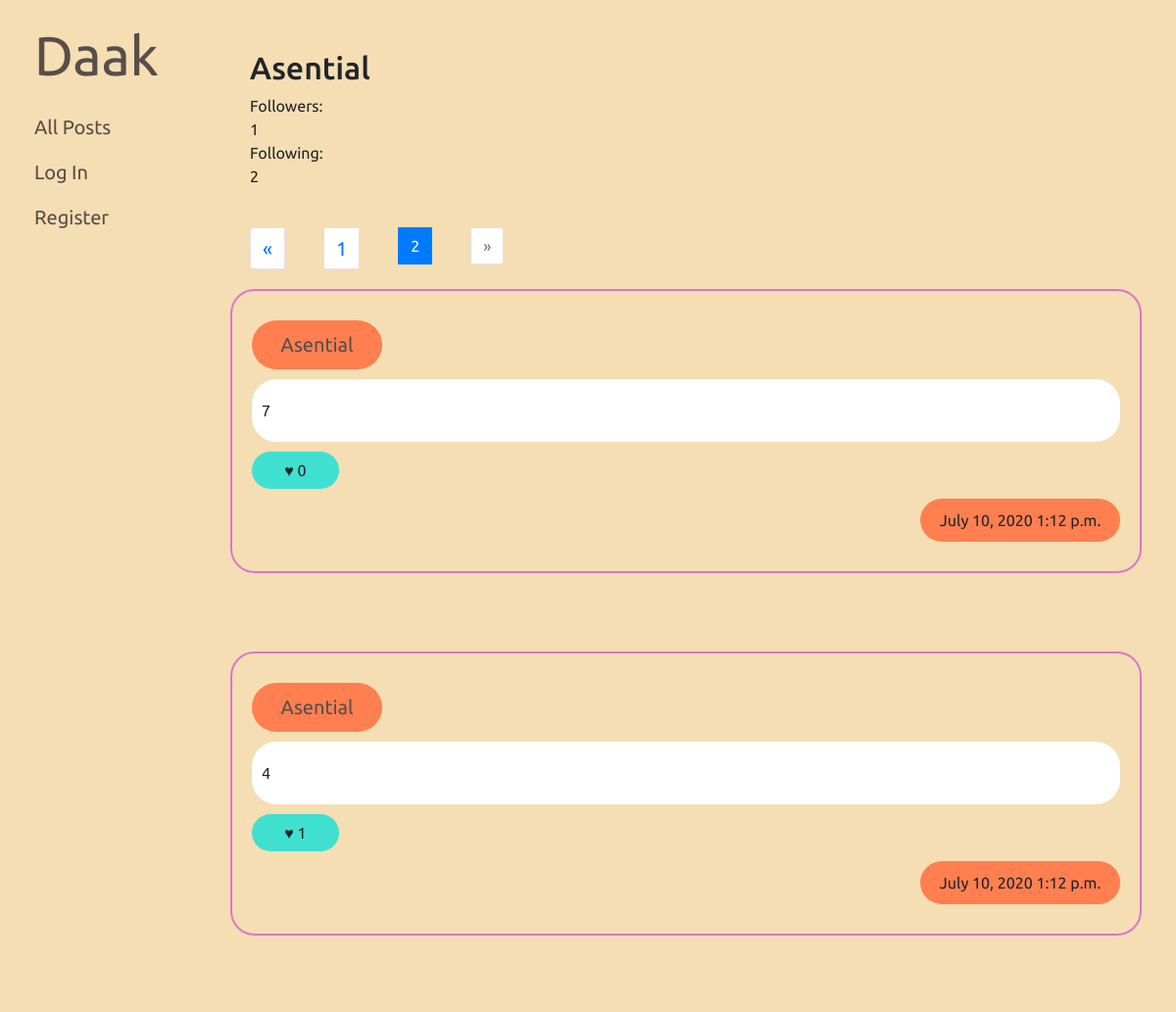
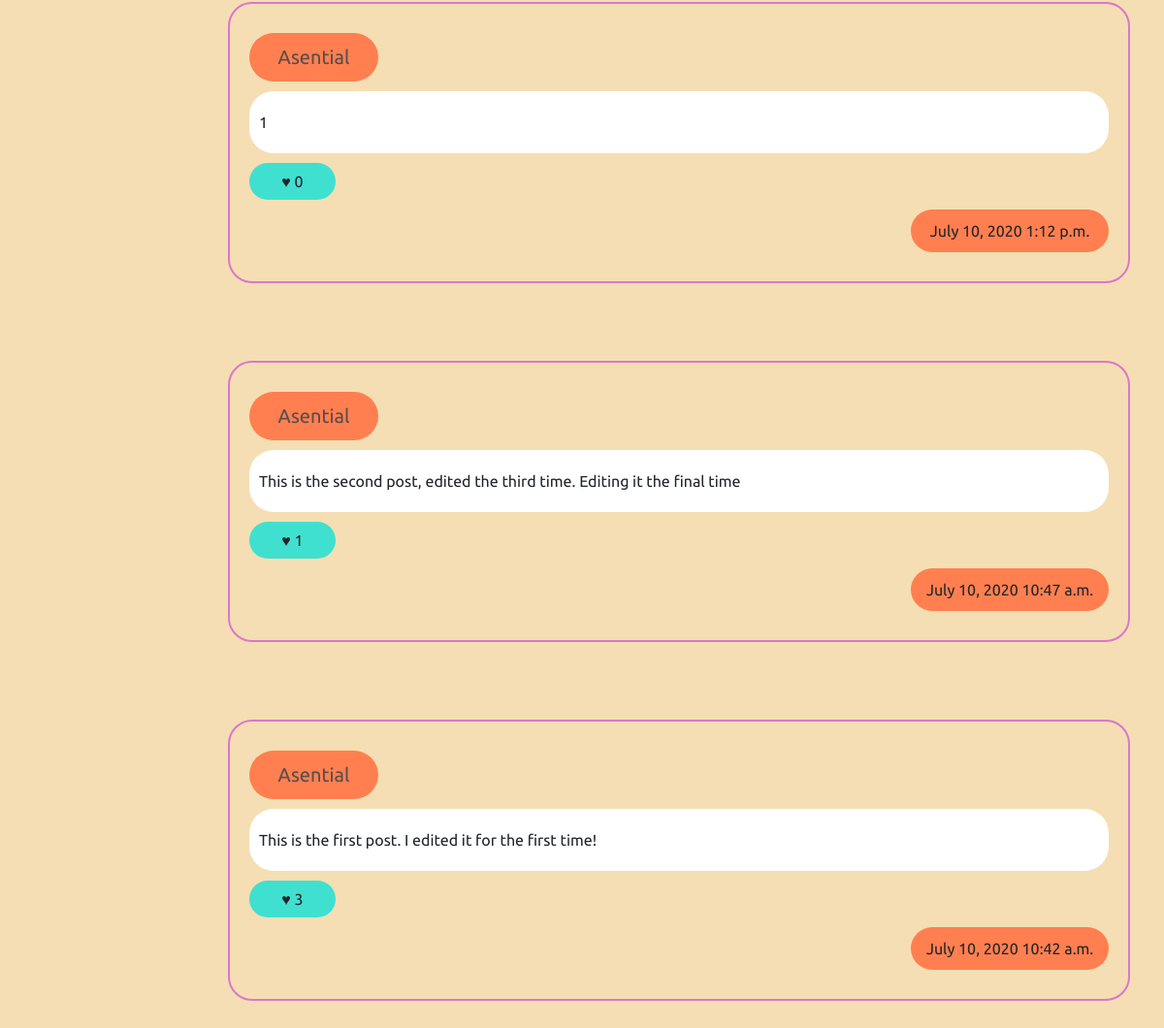
Page /profile/Asential?page=2 on the committed database (2 pictures, top to bottom).
### network/models.py (models this page shows, shortened)
class User(AbstractUser):
    pass

class Post(models.Model):
    user = models.ForeignKey(User, on_delete=models.CASCADE)
    content = models.TextField(max_length=400)
    likes = models.IntegerField(default=0)
    date = models.DateField(auto_now=False, auto_now_add=True)
    time = models.TimeField(auto_now=False, auto_now_add=True)

### network/views.py (the view)
# urls.py: path("profile/<username>", views.profile, name="profile"),
def profile(request, username):
    user = User.objects.get(username = username)
    post_list = Post.objects.all().filter(user = user.id).order_by('-id')
    page = request.GET.get('page', 1)
    paginator = Paginator(post_list, 10)
    try:
        posts = paginator.page(page)
    except PageNotAnInteger:
        posts = paginator.page(1)
    except EmptyPage:
        posts = paginator.page(paginator.num_pages)
    follower = Follower.objects.get(name=user)
    followersCount = follower.followers.count()
    following = Follow.objects.get(name=user)
    followingCount = following.following.count()
    if request.user.is_authenticated:
        follow = Follow.objects.get(name=request.user)
        followed = follow.following.all()
        liked = Liked.objects.get(name=request.user)
        likedlist = liked.post.all().order_by('-id')
        return render(request, "network/profile.html", {
            "username": user,
            "posts": posts,
            "liked": likedlist,
            "followed": followed,
            "followersCount": followersCount,
            "followingCount": followingCount
        })
    else:
        return render(request, "network/profile.html", {
            "username": user,
            "posts": posts,
            "followersCount": followersCount,
            "followingCount": followingCount
        })

### network/templates/network/profile.html
{% extends "network/layout.html" %}
{% block body %}
{% if user.is_authenticated %}
    <div style="margin: 20px 20px; padding: 20px 20px;">
    {% if request.user == username %}
        <h2> {{request.user}} </h2>
    {% else %}
        <h2> {{username}} </h2>
        {% if username in followed %}
            <button class="unfollow btn" name="{{username}}">Following!</button>
        {% else %}
            <button class="follow btn" name="{{username}}">Follow</button>
        {% endif %}
        <br><br>
    {% endif %}
    <div>
        Followers: <div id="followersCount">{{followersCount}}</div><br>
    </div>
    <div>
        Following: <div id="followingCount">{{followingCount}}</div>
    </div>
    </div>
    {% if posts.has_other_pages %}
    <nav aria-label="Page navigation example">
    <ul class="pagination">
        {% if posts.has_previous %}
            <li class="page-item"><a class="page-link" href="?page={{ posts.previous_page_number }}">&laquo;</a></li>
        {% else %}
            <li class="disabled page-item"><span class="page-link">&laquo;</span></li>
        {% endif %}
        {% for i in posts.paginator.page_range %}
            {% if posts.number == i %}
                <li class="active page-item"><span class="page-link">{{ i }} <span class="sr-only">(current)</span></span></li>
            {% else %}
                <li class="page-item"><a class="page-link" href="?page={{ i }}">{{ i }}</a></li>
            {% endif %}
        {% endfor %}
        {% if posts.has_next %}
            <li class="page-item"><a class="page-link" href="?page={{ posts.next_page_number }}">&raquo;</a></li>
        {% else %}
            <li class="disabled page-item"><span class="page-link">&raquo;</span></li>
        {% endif %}
    </ul>
    </nav>
    {% endif %}
    {% for post in posts %}
    <div class="post">
        <f class="row">
            <div class="user col-3" style="max-width: 15%; flex: 0 0 15%;"><a href="{% url 'profile' post.user %}">{{post.user}}</a></div>
            <div class="col-6" style="max-width: 75%; flex: 0 0 75%;"></div>
            {% if post.user == request.user %}
                    <button class="edit btn col-3" style="max-width: 10%; flex: 0 0 10%" id="{{post.id}}" >Edit</button>
            {% endif %}
        </f>
        <div name={{post.id}} class="content">{{post.content}}</div>
        {% if post in liked %}
                <button class="btn like-btn dislike" num={{post.likes}} id="{{post.id}}">&hearts; {{post.likes}}</button>
        {% else %}
                <button class="btn like-btn like" num={{post.likes}} id="{{post.id}}">&hearts; {{post.likes}}</button>
        {% endif %}
        <f class="row">
            <div class="col-10" style="max-width: 77%; flex: 0 0 77%;"></div>
            <div class="timestamp col-2" style="max-width: 23%; flex: 0 0 23%;">{{post.date}} {{post.time}}</div>
        </f>
    </div>
    {% endfor %}
{% else %}
    <div style="margin: 20px 20px; padding: 20px 20px;">
        <h2> {{username}} </h2>
        <div>
            Followers: <div id="followersCount">{{followersCount}}</div>
        </div>
        <div>
            Following: <div id="followingCount">{{followingCount}}</div>
        </div>
    </div>
    {% if posts.has_other_pages %}
    <nav aria-label="Page navigation example">
        <ul class="pagination">
            {% if posts.has_previous %}
                <li class="page-item"><a class="page-link" href="?page={{ posts.previous_page_number }}">&laquo;</a></li>
            {% else %}
                <li class="disabled page-item"><span class="page-link">&laquo;</span></li>
            {% endif %}
            {% for i in posts.paginator.page_range %}
                {% if posts.number == i %}
                    <li class="active page-item"><span class="page-link">{{ i }} <span class="sr-only">(current)</span></span></li>
                {% else %}
                    <li class="page-item"><a class="page-link" href="?page={{ i }}">{{ i }}</a></li>
                {% endif %}
            {% endfor %}
            {% if posts.has_next %}
                <li class="page-item"><a class="page-link" href="?page={{ posts.next_page_number }}">&raquo;</a></li>
            {% else %}
                <li class="disabled page-item"><span class="page-link">&raquo;</span></li>
            {% endif %}
        </ul>
    </nav>
    {% endif %}
    {% for post in posts %}
        <div class="post">
            <f class="row">
            <div class="user col-3" style="max-width: 15%; flex: 0 0 15%;"><a href="{% url 'profile' post.user %}">{{post.user}}</a></div>
            <div class="col-6" style="max-width: 85%; flex: 0 0 85%;"></div>
            </f>
            <div class="content">{{post.content}}</div>
            <div class="btn like-btn">&hearts; {{post.likes}}</div>
            <f class="row">
                <div class="col-10" style="max-width: 77%; flex: 0 0 77%;"></div>
                <div class="timestamp col-2" style="max-width: 23%; flex: 0 0 23%;">{{post.date}} {{post.time}}</div>
            </f>
        </div>
    {% endfor %}
{% endif %}
{% endblock %}

### network/static/network/styles.css (style rules this page uses)
body { background-color: wheat; }
.post > div, .post > f > div { border-radius: 25px; }
.post { border: solid 2px #da77cb; border-radius: 25px; margin: 20px 20px; padding: 20px 20px; margin-bottom: 80px; display: flex; flex-direction: column; }
.like-btn { margin-top: 10px; border-radius: 25px; background-color: turquoise; width: 10%; }
.user { background-color: coral; width: fit-content; display: inline-block; text-align: center; }
.content { padding: 20px 10px; background-color: white; }
.timestamp { background-color: coral; text-align: center; width: 25%; }
.pagination { padding-left: 20px; }
.row { margin: 10px 0; }
.user, .likes, .timestamp { padding: 10px 10px; }

### network/static/network/underline.css (style rules this page uses)
body { font-family: 'Ubuntu', sans-serif; }
ul { list-style-type: none; margin: 0; text-align: left; }
ul li { display: inline-block; margin: 0 20px; }
a { font-size: 20px; color: #584e4a; position: relative; text-decoration: none; padding-bottom: 8px; }
a:before, a:after { content: ''; position: absolute; bottom: 8px; left: 0; right: 0; height: 2px; background-color: #ea93a6; }
a:before { opacity: 0; transform: translateY(- 8px); transition: transform 0s cubic-bezier(0.175, 0.885, 0.32, 1.275), opacity 0s; }
a:after { opacity: 0; transform: translateY(4px); transition: transform 0.2s cubic-bezier(0.175, 0.885, 0.32, 1.275), opacity 0.2s; }

### rows in the picture
User: username "Asential"
Post: user "Asential", content "7", likes "0", date "July 10, 2020", time "1:12 p.m."
Post: user "Asential", content "4", likes "1", date "July 10, 2020", time "1:12 p.m."
Post: user "Asential", content "1", likes "0", date "July 10, 2020", time "1:12 p.m."
Post: user "Asential", content "This is the second post, edited the third time. Editing it the final time", likes "1", date "July 10, 2020", time "10:47 a.m."
Post: user "Asential", content "This is the first post. I edited it for the first time!", likes "3", date "July 10, 2020", time "10:42 a.m."

### other values in the picture
{{ followersCount }} "1"
{{ followingCount }} "2"
{{ i }} "1"
{{ i }} "2"
